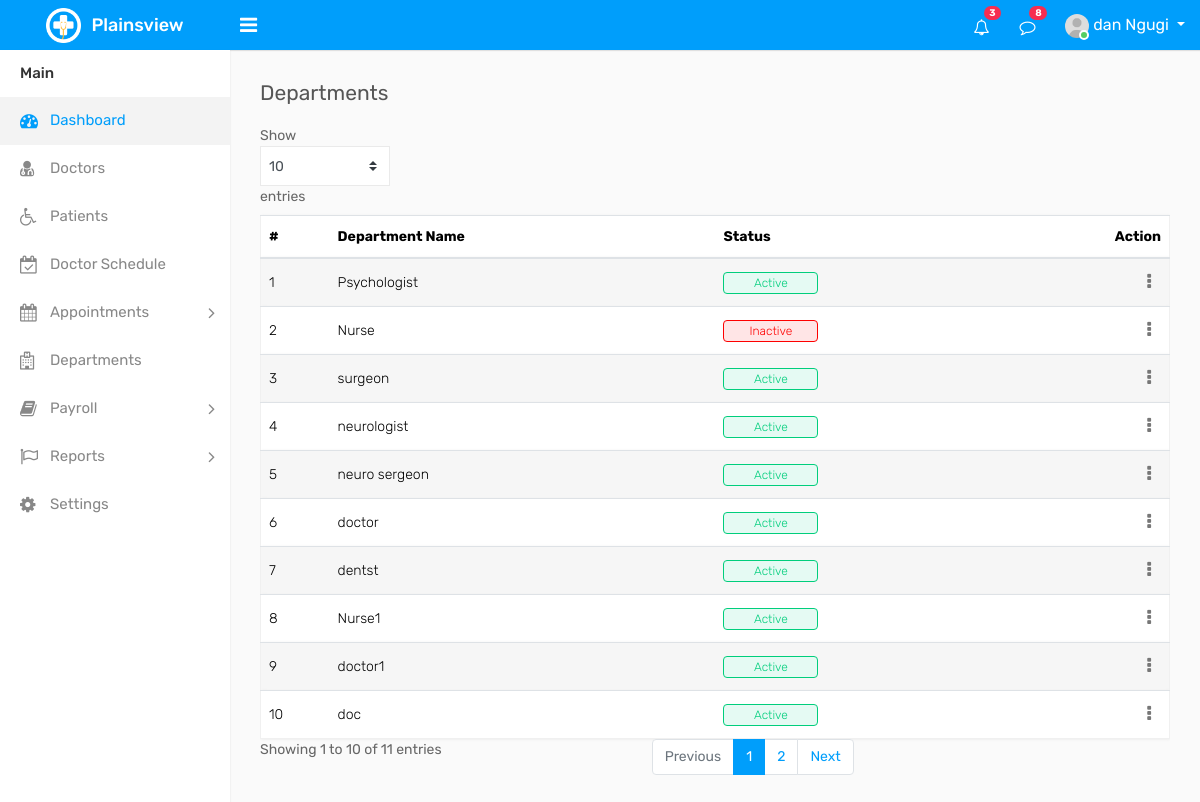
Screenshot of /doctor/departments.php (signed in) with the database file from the repository.
### tables this page shows
CREATE TABLE `doctor` (
  `doctor_id` int(11) NOT NULL,
  `first_name` varchar(100) NOT NULL,
  `last_name` varchar(20) NOT NULL,
  `email` varchar(255) NOT NULL,
  `phone` varchar(20) NOT NULL,
  `specialization_id` int(11) DEFAULT NULL,
  `Status` enum('Active','Inactive') DEFAULT NULL,
  `password` varchar(255) NOT NULL,
  `address` varchar(255) NOT NULL,
  `image` varchar(255) DEFAULT NULL,
  `date_joined` timestamp NOT NULL DEFAULT current_timestamp() ON UPDATE current_timestamp(),
  `specialization` varchar(255) NOT NULL
);

CREATE TABLE `specialization` (
  `specialization_id` int(11) NOT NULL,
  `name` varchar(50) NOT NULL,
  `description` text DEFAULT NULL,
  `status` varchar(10) NOT NULL DEFAULT 'active'
);

### doctor/departments.php (the view, shortened to what this page needs)
<?php
include('includes/dbconfig.php');
include('includes/header.php');
include('includes/sidebar.php');
?>
<div class="page-wrapper">
    <div class="content">
        <div class="row">
            <div class="col-sm-5 col-5">
                <h4 class="page-title">Departments</h4>
            </div>
        </div>
        <div class="row">
            <div class="col-md-12">
                <div class="table-responsive">
                    <table class="table table-striped custom-table mb-0 datatable">
                        <thead>
                            <tr>
                                <th>#</th>
                                <th>Department Name</th>
                                <th>Status</th>
                                <th class="text-right">Action</th>
                            </tr>
                        </thead>
                        <tbody>
                            <?php
                            $get_department_info = "SELECT * FROM  specialization";
                            $stm = $conn->prepare($get_department_info);
                            $stm->execute();
                            $results = $stm->get_result();
                            $cnt = 1;
                            while ($row = $results->fetch_assoc()) {
                            ?>
                            <tr>
                                <td><?php echo $cnt ?></td>
                                <td><?php echo $row['name'] ?></td>
                                <td>
                                    <span
                                        class="custom-badge <?php echo strtolower($row['status']) === 'inactive' ? 'status-red' : 'status-green'; ?>">
                                        <?php echo $row['status']; ?>
                                    </span>
                                </td>
                                <td class="text-right">
                                    <div class="dropdown dropdown-action">
                                        <a href="#" class="action-icon dropdown-toggle" data-toggle="dropdown"
                                            aria-expanded="false"><i class="fa fa-ellipsis-v"></i></a>
                                    </div>
                                </td>
                            </tr>
                            <?php $cnt = $cnt + 1; } ?>
                        </tbody>
                    </table>
                </div>
            </div>
        </div>
    </div>
</div>
</body>
</html>

### doctor/includes/header.php (shortened to what this page needs)
<?php
include('includes/dbconfig.php');
$doctor_id = $_SESSION['doctor_id'];
$sql = "SELECT * FROM  doctor where doctor_id=?";
$stm = $conn->prepare($sql);
$stm->bind_param("i", $doctor_id);
$stm->execute();
$results = $stm->get_result();
while ($row = $results->fetch_object()) {
?>
<!DOCTYPE html>
<html lang="en">
<head>
    <link rel="stylesheet" type="text/css" href="assets/css/bootstrap.min.css">
    <link rel="stylesheet" type="text/css" href="assets/css/font-awesome.min.css">
    <link rel="stylesheet" type="text/css" href="assets/css/style.css">
</head>
<body>
    <div class="main-wrapper">
        <div class="header">
            <div class="header-left">
                <a href="index-2.html" class="logo">
                    <img src="assets/img/logo.png" width="35" height="35" alt=""> <span>Plainsview</span>
                </a>
            </div>
            <a id="toggle_btn" href="javascript:void(0);"><i class="fa fa-bars"></i></a>
            <ul class="nav user-menu float-right">
                <li class="nav-item dropdown d-none d-sm-block">
                    <a href="#" class="dropdown-toggle nav-link" data-toggle="dropdown"><i class="fa fa-bell-o"></i>
                        <span class="badge badge-pill bg-danger float-right">3</span></a>
                </li>
                <li class="nav-item dropdown d-none d-sm-block">
                    <a href="javascript:void(0);" id="open_msg_box" class="hasnotifications nav-link"><i
                            class="fa fa-comment-o"></i> <span
                            class="badge badge-pill bg-danger float-right">8</span></a>
                </li>
                <li class="nav-item dropdown has-arrow">
                    <a href="#" class="dropdown-toggle nav-link user-link" data-toggle="dropdown">
                        <span class="user-img">
                            <img class="rounded-circle" src="assets/img/user.jpg" width="24" alt="Admin">
                            <span class="status online"></span>
                        </span>
                        <span>
                            <?php echo $row->first_name; ?> <?php echo $row->last_name; ?>
                        </span>
                    </a>
                </li>
            </ul>
        </div>
        <?php } ?>

### rows the page displays
doctor: first_name "dan", last_name "Ngugi"
specialization: name "Psychologist", status "Active"
specialization: name "Nurse", status "Inactive"
specialization: name "surgeon", status "Active"
specialization: name "neurologist", status "Active"
specialization: name "neuro sergeon", status "Active"
specialization: name "doctor", status "Active"
specialization: name "dentst", status "Active"
specialization: name "Nurse1", status "Active"
specialization: name "doctor1", status "Active"
specialization: name "doc", status "Active"
